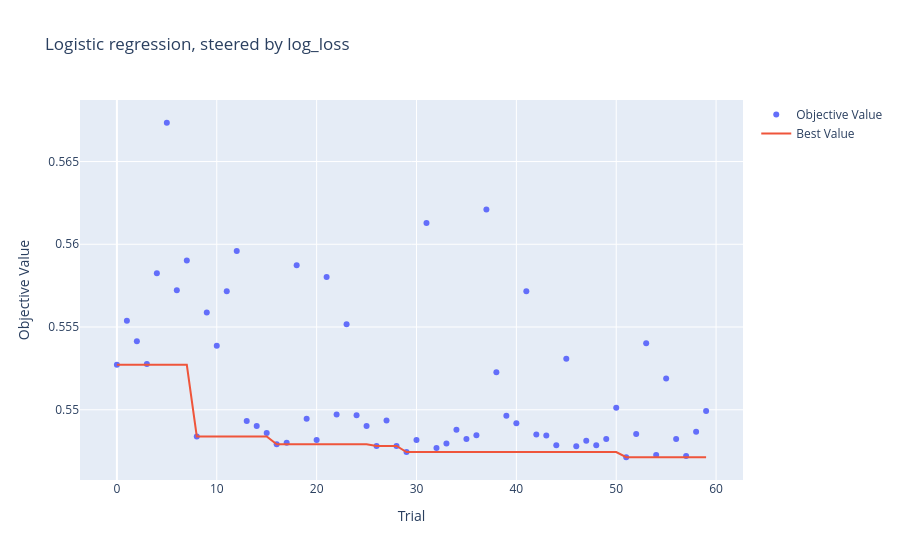
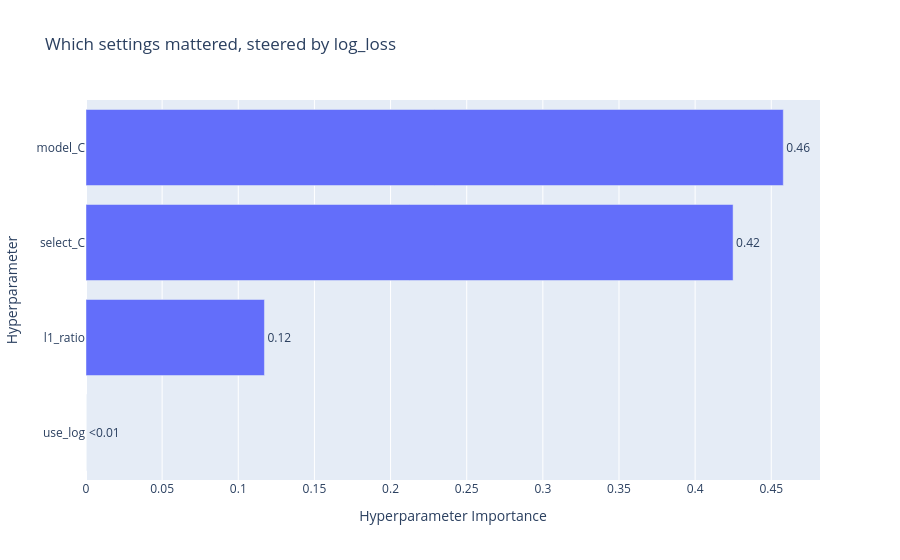
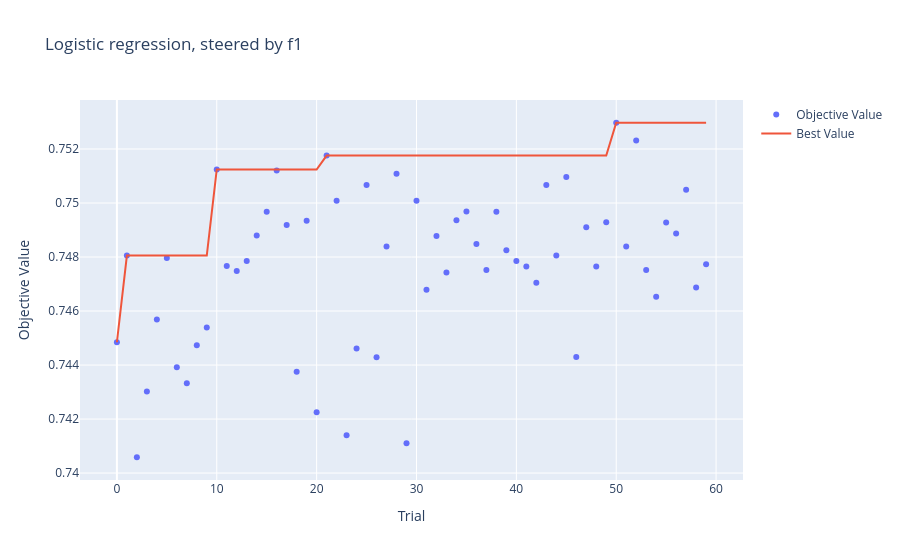
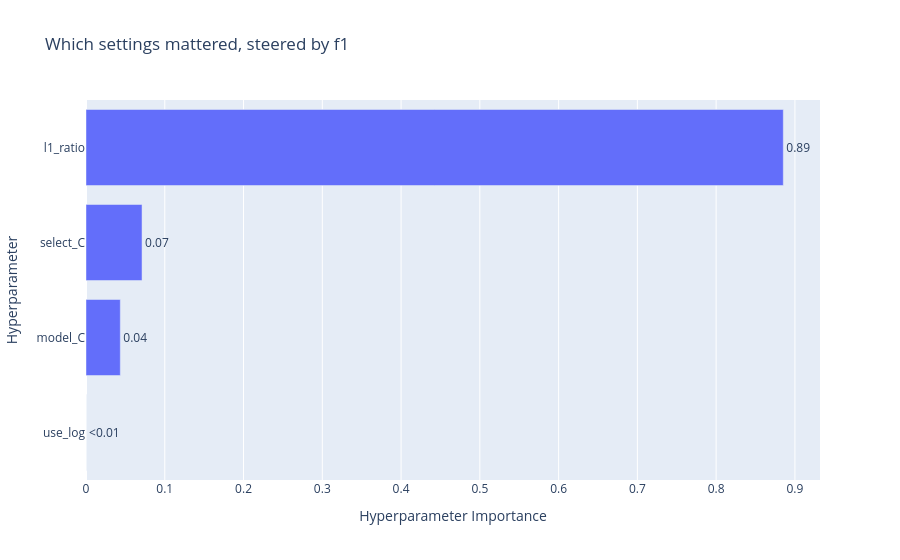

The notebook cell these images were saved under, in order:
### Markdown cell above
The charts below show search progress, estimated hyperparameter
importance and the relationship between development log-loss and F1.

Importance estimates describe variation within the tested search space;
they do not establish that a setting has a causal effect on performance.
Each trial’s F1 uses its own development-selected threshold.

### Code cell
for objective, study in study_lin.items():
    plot_optimization_history(study).update_layout(title=f"Logistic regression, steered by {objective}").show()
    plot_param_importances(study).update_layout(title=f"Which settings mattered, steered by {objective}").show()

# How log-loss moves with each setting (log-loss search)
plot_slice(study_lin["log_loss"]).update_layout(title="Log-loss against each setting").show()

### Figure 1 — Plotly figure (JSON) as saved in the notebook; plotly's stock layout.template omitted (floating-point values rounded to 4 significant figures)
{"data": [{"mode": "markers", "name": "Objective Value", "type": "scatter", "x": [0, 1, 2, 3, 4, 5, 6, 7, 8, 9, 10, 11, 12, 13, 14, 15, 16, 17, 18, 19, 20, 21, 22, 23, 24, 25, 26, 27, 28, 29, 30, 31, 32, 33, 34, 35, 36, 37, 38, 39, 40, 41, 42, 43, 44, 45, 46, 47, 48, 49, 50, 51, 52, 53, 54, 55, 56, 57, 58, 59], "y": [0.5527, 0.5554, 0.5541, 0.5528, 0.5582, 0.5673, 0.5572, 0.559, 0.5484, 0.5559, 0.5539, 0.5572, 0.5596, 0.5493, 0.549, 0.5486, 0.5479, 0.548, 0.5587, 0.5495, 0.5482, 0.558, 0.5497, 0.5552, 0.5497, 0.549, 0.5478, 0.5493, 0.5478, 0.5474, 0.5482, 0.5613, 0.5477, 0.548, 0.5488, 0.5482, 0.5485, 0.5621, 0.5523, 0.5496, 0.5492, 0.5572, 0.5485, 0.5484, 0.5479, 0.5531, 0.5478, 0.5481, 0.5478, 0.5482, 0.5501, 0.5471, 0.5485, 0.554, 0.5473, 0.5519, 0.5482, 0.5472, 0.5487, 0.5499]}, {"mode": "lines", "name": "Best Value", "type": "scatter", "x": [0, 1, 2, 3, 4, 5, 6, 7, 8, 9, 10, 11, 12, 13, 14, 15, 16, 17, 18, 19, 20, 21, 22, 23, 24, 25, 26, 27, 28, 29, 30, 31, 32, 33, 34, 35, 36, 37, 38, 39, 40, 41, 42, 43, 44, 45, 46, 47, 48, 49, 50, 51, 52, 53, 54, 55, 56, 57, 58, 59], "y": [0.5527, 0.5527, 0.5527, 0.5527, 0.5527, 0.5527, 0.5527, 0.5527, 0.5484, 0.5484, 0.5484, 0.5484, 0.5484, 0.5484, 0.5484, 0.5484, 0.5479, 0.5479, 0.5479, 0.5479, 0.5479, 0.5479, 0.5479, 0.5479, 0.5479, 0.5479, 0.5478, 0.5478, 0.5478, 0.5474, 0.5474, 0.5474, 0.5474, 0.5474, 0.5474, 0.5474, 0.5474, 0.5474, 0.5474, 0.5474, 0.5474, 0.5474, 0.5474, 0.5474, 0.5474, 0.5474, 0.5474, 0.5474, 0.5474, 0.5474, 0.5474, 0.5471, 0.5471, 0.5471, 0.5471, 0.5471, 0.5471, 0.5471, 0.5471, 0.5471]}, {"marker": {"color": "#cccccc"}, "mode": "markers", "name": "Infeasible Trial", "showlegend": false, "type": "scatter", "x": [], "y": []}], "layout": {"title": {"text": "Logistic regression, steered by log_loss"}, "xaxis": {"title": {"text": "Trial"}}, "yaxis": {"title": {"text": "Objective Value"}}}}

### Figure 2 — Plotly figure (JSON) as saved in the notebook; plotly's stock layout.template omitted (floating-point values rounded to 4 significant figures)
{"data": [{"cliponaxis": false, "hovertemplate": ["use_log (CategoricalDistribution): 6.356779476153214e-06<extra></extra>", "l1_ratio (FloatDistribution): 0.11717550674237907<extra></extra>", "select_C (FloatDistribution): 0.4249236988902448<extra></extra>", "model_C (FloatDistribution): 0.45789443758790005<extra></extra>"], "name": "Objective Value", "orientation": "h", "text": ["<0.01", "0.12", "0.42", "0.46"], "textposition": "outside", "type": "bar", "x": [6.357e-06, 0.1172, 0.4249, 0.4579], "y": ["use_log", "l1_ratio", "select_C", "model_C"]}], "layout": {"title": {"text": "Which settings mattered, steered by log_loss"}, "xaxis": {"title": {"text": "Hyperparameter Importance"}}, "yaxis": {"title": {"text": "Hyperparameter"}}}}

### Figure 3 — Plotly figure (JSON) as saved in the notebook; plotly's stock layout.template omitted (floating-point values rounded to 4 significant figures)
{"data": [{"mode": "markers", "name": "Objective Value", "type": "scatter", "x": [0, 1, 2, 3, 4, 5, 6, 7, 8, 9, 10, 11, 12, 13, 14, 15, 16, 17, 18, 19, 20, 21, 22, 23, 24, 25, 26, 27, 28, 29, 30, 31, 32, 33, 34, 35, 36, 37, 38, 39, 40, 41, 42, 43, 44, 45, 46, 47, 48, 49, 50, 51, 52, 53, 54, 55, 56, 57, 58, 59], "y": [0.7448, 0.7481, 0.7406, 0.743, 0.7457, 0.748, 0.7439, 0.7433, 0.7447, 0.7454, 0.7512, 0.7477, 0.7475, 0.7478, 0.7488, 0.7497, 0.7512, 0.7492, 0.7438, 0.7493, 0.7422, 0.7518, 0.7501, 0.7414, 0.7446, 0.7507, 0.7443, 0.7484, 0.7511, 0.7411, 0.7501, 0.7468, 0.7488, 0.7474, 0.7494, 0.7497, 0.7485, 0.7475, 0.7497, 0.7482, 0.7478, 0.7476, 0.747, 0.7507, 0.7481, 0.751, 0.7443, 0.7491, 0.7476, 0.7493, 0.753, 0.7484, 0.7523, 0.7475, 0.7465, 0.7493, 0.7489, 0.7505, 0.7469, 0.7477]}, {"mode": "lines", "name": "Best Value", "type": "scatter", "x": [0, 1, 2, 3, 4, 5, 6, 7, 8, 9, 10, 11, 12, 13, 14, 15, 16, 17, 18, 19, 20, 21, 22, 23, 24, 25, 26, 27, 28, 29, 30, 31, 32, 33, 34, 35, 36, 37, 38, 39, 40, 41, 42, 43, 44, 45, 46, 47, 48, 49, 50, 51, 52, 53, 54, 55, 56, 57, 58, 59], "y": [0.7448, 0.7481, 0.7481, 0.7481, 0.7481, 0.7481, 0.7481, 0.7481, 0.7481, 0.7481, 0.7512, 0.7512, 0.7512, 0.7512, 0.7512, 0.7512, 0.7512, 0.7512, 0.7512, 0.7512, 0.7512, 0.7518, 0.7518, 0.7518, 0.7518, 0.7518, 0.7518, 0.7518, 0.7518, 0.7518, 0.7518, 0.7518, 0.7518, 0.7518, 0.7518, 0.7518, 0.7518, 0.7518, 0.7518, 0.7518, 0.7518, 0.7518, 0.7518, 0.7518, 0.7518, 0.7518, 0.7518, 0.7518, 0.7518, 0.7518, 0.753, 0.753, 0.753, 0.753, 0.753, 0.753, 0.753, 0.753, 0.753, 0.753]}, {"marker": {"color": "#cccccc"}, "mode": "markers", "name": "Infeasible Trial", "showlegend": false, "type": "scatter", "x": [], "y": []}], "layout": {"title": {"text": "Logistic regression, steered by f1"}, "xaxis": {"title": {"text": "Trial"}}, "yaxis": {"title": {"text": "Objective Value"}}}}

### Figure 4 — Plotly figure (JSON) as saved in the notebook; plotly's stock layout.template omitted (floating-point values rounded to 4 significant figures)
{"data": [{"cliponaxis": false, "hovertemplate": ["use_log (CategoricalDistribution): 1.9112283275324295e-05<extra></extra>", "model_C (FloatDistribution): 0.043576952836626374<extra></extra>", "select_C (FloatDistribution): 0.07114060861126828<extra></extra>", "l1_ratio (FloatDistribution): 0.8852633262688301<extra></extra>"], "name": "Objective Value", "orientation": "h", "text": ["<0.01", "0.04", "0.07", "0.89"], "textposition": "outside", "type": "bar", "x": [1.911e-05, 0.04358, 0.07114, 0.8853], "y": ["use_log", "model_C", "select_C", "l1_ratio"]}], "layout": {"title": {"text": "Which settings mattered, steered by f1"}, "xaxis": {"title": {"text": "Hyperparameter Importance"}}, "yaxis": {"title": {"text": "Hyperparameter"}}}}
